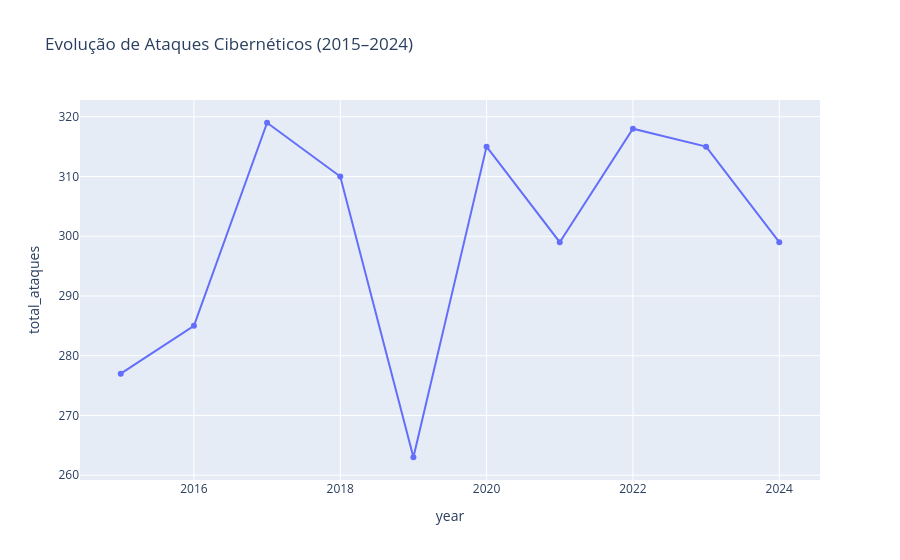

Notebook cell for this chart:
### Code cell
fig1 = px.line(
    ataques_por_ano,
    x='year',
    y='total_ataques',
    title='Evolução de Ataques Cibernéticos (2015–2024)',
    markers=True
)
fig1.show()

### Figure 1 — Plotly figure (JSON) as saved in the notebook; plotly's stock layout.template omitted (floating-point values rounded to 4 significant figures)
{"data": [{"hovertemplate": "year=%{x}<br>total_ataques=%{y}<extra></extra>", "legendgroup": "", "line": {"color": "#636efa", "dash": "solid"}, "marker": {"symbol": "circle"}, "mode": "lines+markers", "name": "", "orientation": "v", "showlegend": false, "type": "scatter", "x": [2015, 2016, 2017, 2018, 2019, 2020, 2021, 2022, 2023, 2024], "xaxis": "x", "y": [277, 285, 319, 310, 263, 315, 299, 318, 315, 299], "yaxis": "y"}], "layout": {"legend": {"tracegroupgap": 0}, "title": {"text": "Evolução de Ataques Cibernéticos (2015–2024)"}, "xaxis": {"anchor": "y", "domain": [0, 1], "title": {"text": "year"}}, "yaxis": {"anchor": "x", "domain": [0, 1], "title": {"text": "total_ataques"}}}}
